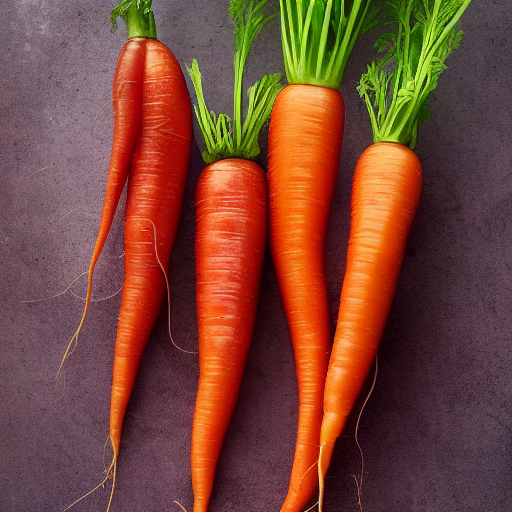
#> input picture input_process/poza.bmp, 512 x 512 px
$ python procesare.py
#> lines starting #> are read from the running program, lines starting #| are printed output that depends on the picture; after the words box and inside, x2 and y2 are one past the last pixel; in counts of white or black regions, pixels touching at a corner belong together
import cv2
import numpy as np
import os


def process(image_name, file_name):

    # Read the image
#> called with image_name = 'input_process/poza.bmp', file_name = 'input_process/poza.txt'
    img = cv2.imread(image_name)
#> img is the input picture: shape (512, 512, 3); mean B, G, R 53.7, 70, 120.6

    # Parse the text file
    f = open(file_name,'r')
#> (reads input_process/poza.txt from the repository)

    try:
        os.makedirs(f'output_processed')
    except:
        pass

    lines = f.readlines()

    index = 0

    for line in lines:

        center_x = float(line.split(' ')[1]) * img.shape[0]
        center_y = float(line.split(' ')[2]) * img.shape[1]
        width = float(line.split(' ')[3]) * img.shape[0]
        height = float(line.split(' ')[4]) * img.shape[1]

        f.close()

        # Crop the image
        img_cropped = img[int(center_y - height/2):int(center_y + height/2), int(center_x - width/2):int(center_x + width/2)]
        cv2.imwrite(f'output_processed/cropped_{index}.bmp',img_cropped)

        # Change the color space
        img_HLS = cv2.cvtColor(img_cropped, cv2.COLOR_RGB2HLS)
        cv2.imwrite(f'output_processed/img_HLS_{index}.bmp',img_HLS)

        # Create a mask
        lower = np.array([0,0,0])
        higher = np.array([140,140,140])

        mask = cv2.inRange(img_cropped, lower, higher)
        mask = cv2.bitwise_not(mask)
        cv2.imwrite(f'output_processed/mask_{index}.bmp',mask)

        # Apply the mask
        img_cropped_masked = cv2.bitwise_and(img_cropped, img_cropped, mask=mask)
        cv2.imwrite(f'output_processed/img_masked_{index}.bmp',img_cropped_masked)

        # Make the background white
        for i in range(img_cropped.shape[0]):
            for j in range(img_cropped.shape[1]):
                if img_cropped_masked[i][j][0] == 0 and img_cropped_masked[i][j][1] == 0 and img_cropped_masked[i][j][2] == 0:
                    img_cropped_masked[i][j][0] = 255
                    img_cropped_masked[i][j][1] = 255
                    img_cropped_masked[i][j][2] = 255

        cv2.imwrite(f'output_processed/img_transparent_{index}.bmp',img_cropped_masked)

        index += 1
#> this loop made 3 passes
#> pass 1, in process, `img_cropped = img[int(center_y - height/2):int(center_y + height/2), i..`:
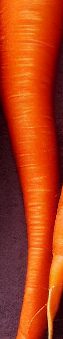
#> img_cropped: shape (339, 63, 3); mean B, G, R 21.8, 61.4, 175.8
#> pass 1, in process, `mask = cv2.inRange(img_cropped, lower, higher)`:
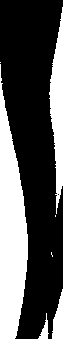
#> mask: shape (339, 63); 32.8% white; 7 white regions (3 under 20 px), largest, box (x1, y1, x2, y2) and area: (0, 64, 28, 339) 4905, (49, 7, 63, 214) 1640, (52, 289, 63, 339) 348, (38, 313, 49, 339) 114
#> after the loop:
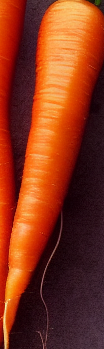
#> img_cropped: shape (349, 104, 3); mean B, G, R 25.8, 51.8, 133.5
#> after the loop:
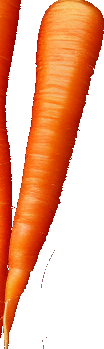
#> img_cropped_masked: shape (349, 104, 3); mean B, G, R 147.3, 177.1, 238.1
#> after the loop, index = 3

# Test the function
process('input_process/poza.bmp', 'input_process/poza.txt')
